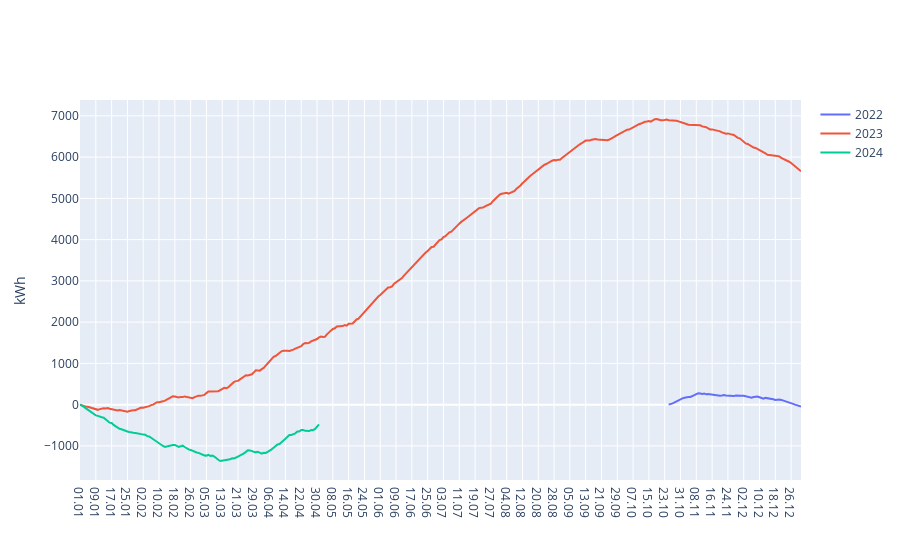

The notebook cell this image was saved under:
### Markdown cell above
## Presek porabe in odjema

### Code cell
fig = go.Figure()
for i,csv in enumerate(csvs_filled):
    skupna_poraba_letno = (csv['PREJETA DELOVNA ENERGIJA ET'] - csv['PREJETA DELOVNA ENERGIJA ET'].shift(1, fill_value=csv['PREJETA DELOVNA ENERGIJA ET'][0])).cumsum();
    skupna_oddana_letno = (csv['ODDANA DELOVNA ENERGIJA ET'] - csv['ODDANA DELOVNA ENERGIJA ET'].shift(1, fill_value=csv['ODDANA DELOVNA ENERGIJA ET'][0])).cumsum();
    pm = skupna_oddana_letno - skupna_poraba_letno
    
    fig.add_trace(go.Scatter(x=csv['Datum'].dt.strftime('%d.%m'), y = pm, name=str(years[i])))

fig.update_xaxes(categoryorder='array', categoryarray=days_in_year)
fig.update_layout(hovermode='x unified', yaxis=dict(title="kWh"))
fig.show()
